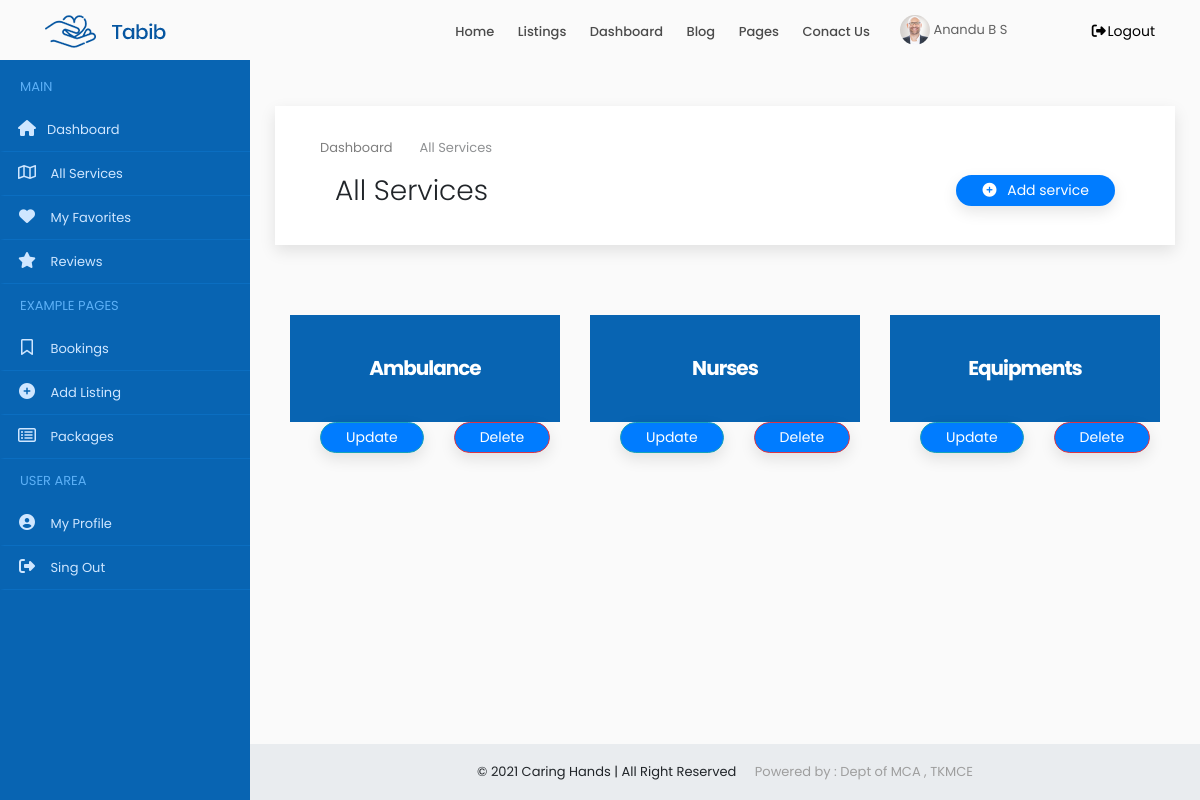
Page /administrator/services/ (signed in) on the committed database.
### accounts/models.py (models this page shows, shortened)
class Users(models.Model):
    user = models.ForeignKey(User,on_delete=models.CASCADE)
    name = models.CharField(max_length=150)
    email = models.EmailField(max_length=200,null=True, blank=True)
    organization = models.CharField(max_length=250,null=True, blank=True)
    mob = models.CharField(max_length=12)
    sex = models.CharField(max_length=10,choices=gender,default='Male')
    house = models.CharField(max_length=100,null=True, blank=True)
    street1 =models.CharField(max_length=100,null=True, blank=True)
    street2 =models.CharField(max_length=100,null=True, blank=True)
    city = models.CharField(max_length=100,null=True, blank=True)
    district = models.CharField(max_length=100,null=True, blank=True)
    state = models.CharField(max_length=100,null=True,choices=states, blank=True)
    pin = models.CharField(max_length=100,null=True,blank=True)
    age = models.IntegerField(null=True, blank=True)
    type = models.CharField(max_length=20,choices=user_type)
    approval = models.CharField(max_length=20,choices=approval_choices,default='Pending')
    document = models.FileField(upload_to='documents',null=True, blank=True)

class Service(models.Model):
    category = models.CharField(max_length=250)
    providers = models.IntegerField(null=True, blank=True)
    users = models.IntegerField(null=True, blank=True)

### accounts/views.py (the view, shortened to what this page needs)
# urls.py: path('administrator/services/',AllServices.as_view(), name='admin_services'),
class AllServices(View):
    def get(self, request):
        x = AdminCheck(request)
        if x == True:
            user = request.user
            account = Users.objects.get(user=user)
            services = Service.objects.all()
            form = AddServiceForm()
            context = {'account':account,'services':services,'form':form}
            return render(request, 'admin/services.html', context)
        else:
            return redirect('home')

### accounts/functions.py (called while the page is built)
def AdminCheck(request):
    user = request.user
    if user.is_authenticated:
        try:
            u = Users.objects.get(user=user)
            if u.type == 'admin':
                return (True)
            else:
                return (False)
        except:
            return (False)
    else:
        return (False)

### accounts/templates/admin/services.html (shortened to what this page needs)
{% extends 'common/dashboard_main.html' %}
{% load static %}
{% block content %}
{% include 'common/header.html' %}
{% include 'admin/sidenav.html' %}
<div class="content-wrapper">
<div class="container-fluid overflow-hidden">
    <div class="row margin-tb-90px margin-lr-10px sm-mrl-0px">
        <div id="page-title" class="padding-30px background-white full-width box-shadow">
            <div class="container">
                <ol class="breadcrumb opacity-5">
                    <li><a href="{% url 'home' %}">Dashboard</a></li>
                    <li class="active">All Services</li>
                </ol>
                <div class="container-fluid">
                    <div class="row">
                        <div class="col-6">
                            <h1 class="font-weight-300">All Services</h1>
                        </div>
                        <div class="col-6">
                            <div class="text-right">
                                <a href="dashboard-add-listing.html" class=" btn btn-sm border-radius-30  text-white background-second-color  box-shadow  padding-lr-25px margin-left-30px" data-toggle="modal" data-target="#addservice"><i class="fas fa-plus-circle  margin-right-7px"></i> Add service</a>
                            </div>
                        </div>
                    </div>
                </div>
            </div>
        </div>
                            {% load widget_tweaks %}
        <div class="container-fluid">
            <div class="row" style="margin-top:40px">
                {% for i in services %}
                <div class="col-lg-4 col-md-4  col-sm-6 sm-mb-40px wow fadeInUp" data-wow-delay="0.2s" style="visibility: visible; animation-delay: 0.2s; animation-name: fadeInUp;margin-top: 30px;">
                    <div class="pricing hover-effect">
                        <div class="pricing-head text-center">
                            <h3 class="font-weight-700 padding-40px background-main-color margin-0px text-white">
                                <span class=" z-index-2 position-relative d-block">{{i.category|title}}
                                </span>
                            </h3>
                        </div>
                    </div>
                    <div class="pricing-footer">
                        <div class="container-fluid">
                            <div class="row" style="align-items: center;">
                                <button class="btn btn-info btn-sm border-radius-30  text-white background-second-color  box-shadow  padding-lr-25px margin-left-30px" data-toggle="modal" data-target="#updateservice_{{i.id}}"> Update</button>
                                <button class="btn btn-danger btn-sm border-radius-30  text-white background-second-color  box-shadow  padding-lr-25px margin-left-30px" data-toggle="modal" data-target="#deleteservice_{{i.id}}"> Delete</button>
                                                    {% load widget_tweaks %}
                            </div>
                        </div>
                    </div>
                </div>
                {% empty %}
                <div class="alert alert-danger  margin-bottom-35px border-radius-10 padding-30px">
                    <strong>OOPS!</strong> No Services found
                    <hr>
                    <p class="margin-0px">Add new services to be listed out over here.</p>
                </div>
                {% endfor %}
            </div>
        </div>
    </div>
</div>
{% include 'common/small_footer.html' %}
</div>
{% endblock %}

### accounts/templates/common/header.html (shortened to what this page needs)
{% load static %}
<header>
    <div id="fixed-header-dark" class="header-output fixed-header">
        <div class="container header-in">
            <div class="row">
                <div class="col-lg-2 col-md-12">
                    <a id="logo" href="{% url 'index' %}" class="d-inline-block margin-tb-15px"><img
                            src="{% static 'assets/img/logo-1.png' %}" alt=""></a>
                </div>
                <div class="col-lg-7 col-md-12 position-inherit">
                    <ul id="menu-main" class="nav-menu float-lg-right link-padding-tb-20px">
                        <li><a href="{% url 'index' %}">Home</a>
                        </li>
                        <li class="has-dropdown"><a href="#">Listings</a>
                        </li>
                        <li class="has-dropdown"><a href="#">Dashboard</a>
                        </li>
                        <li class="has-dropdown"><a href="#">Blog</a>
                        </li>
                        <li class="has-dropdown"><a href="#">Pages</a>
                        </li>
                        <li><a href="page-contact-us.html">Conact Us</a></li>
                    </ul>
                </div>
                <div class="col-lg-3 col-md-12">
                    {% if request.user.is_authenticated %}
                    <a href="{% url 'home' %}" class="margin-top-15px d-inline-block text-grey-3 margin-right-15px"><img src="{% static 'assets/img/testimonial-3.png' %}" class="height-30px border-radius-30" alt=""> {{account.name|title}}</a>
                    <a href="{% url 'logout' %}" class="margin-tb-20px d-inline-block text-up-small float-left float-lg-right" data-toggle="modal" data-target="#exampleModal"><i class="fa fa-fw fa-sign-out-alt"></i>Logout</a>
                    {% else %}
                    <a href="{% url 'login' %}" class="margin-tb-20px d-inline-block text-up-small float-left float-lg-right"><i class="far fa-user"></i> Login</a>
                    {% endif %}
                </div>
            </div>
        </div>
    </div>
</header>

### static/assets/css/colors/main.css (style rules this page uses)
.background-main-color { background-color: #0864b2; }
.background-second-color { background-color: #007cff; }

### static/assets/css/sb-admin.css (style rules this page uses)
html { position: relative; min-height: 100%; }
body { overflow-x: hidden; }
.content-wrapper { min-height: calc(100vh - 56px); padding-top: 1rem; }
.content-wrapper { overflow-x: hidden; }
@media (min-width: 992px) { .content-wrapper { margin-left: 250px; } }

### rows in the picture
Users: name "Anandu B S"
Service: category "Ambulance"
Service: category "Nurses"
Service: category "Equipments"
